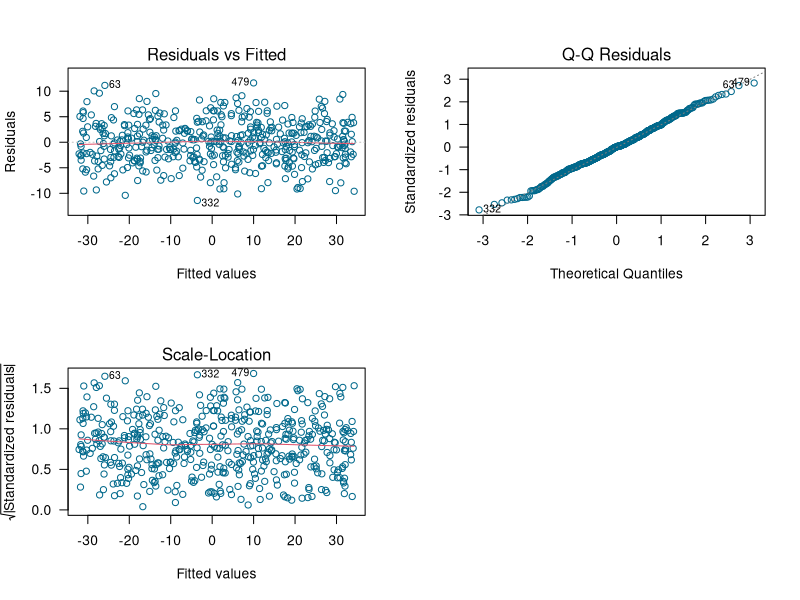
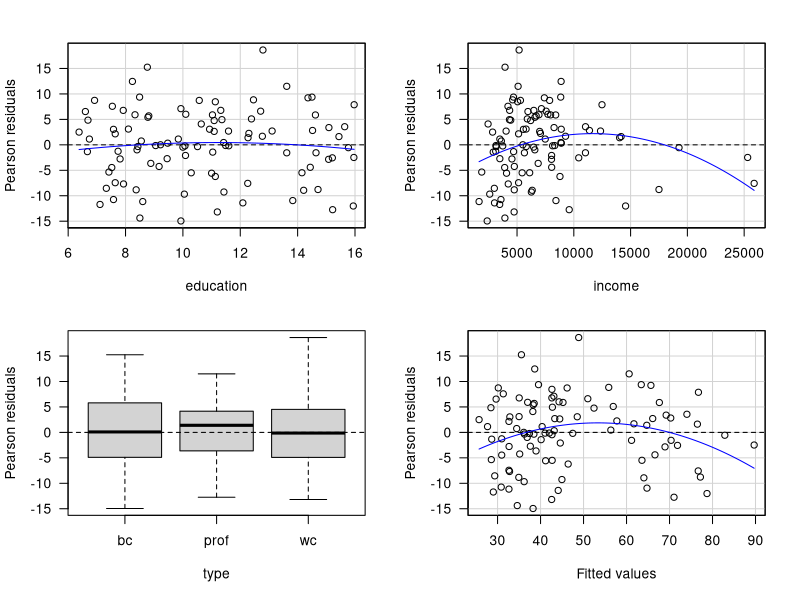
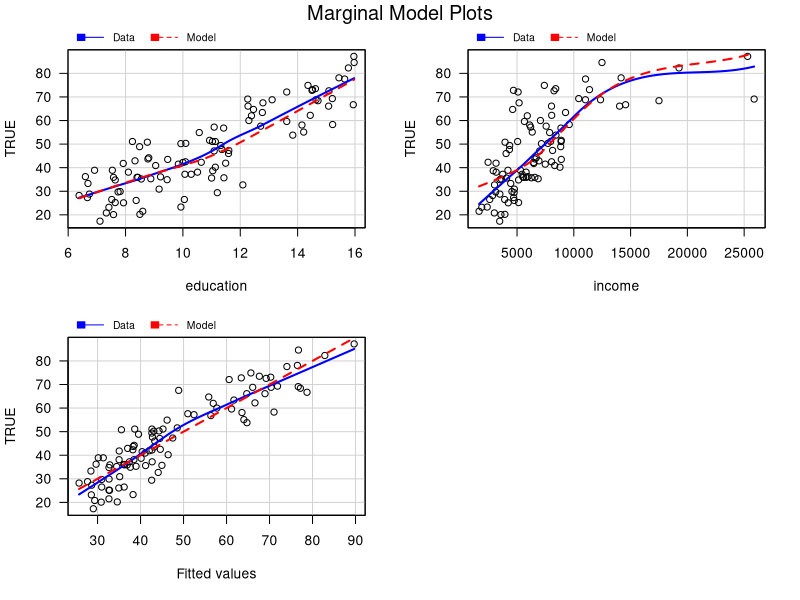
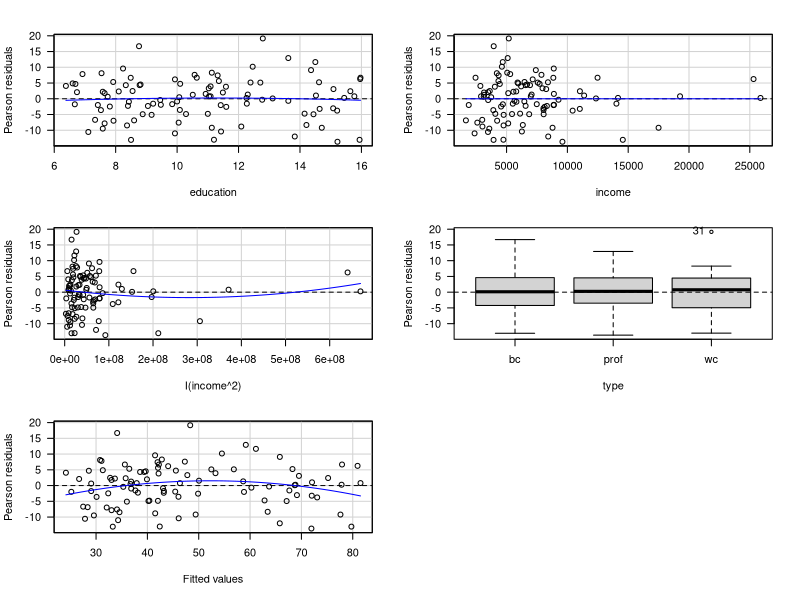

Generate these figures, in order, with R:
## ---- chunk 1
gen_dat <- function(n) {
  varianza <- 16
  x <- runif(n=n, min=-5, max=6)
  media <- 4 - 6 * x
  y <- rnorm(n=n, mean=media, sd=sqrt(varianza))
  marco_datos <- data.frame(y=y, x=x)
  return(marco_datos)
}

datos <- gen_dat(n=500)
mod <- lm(y ~ x, data=datos)
## ---- chunk 2
par(mfrow=c(2, 2))
plot(mod, las=1, col='deepskyblue4', which=1:3)
## ---- chunk 3
library(car)
prestige_mod1 <- lm (prestige ~ education + income + type, data=Prestige)
## ---- chunk 4
residualPlots(prestige_mod1, las=1)
## ---- chunk 5
marginalModelPlots(prestige_mod1, las=1)
## ---- chunk 6
prestige_mod2 <- lm (prestige ~ education + income + I(income^2) + type, data=Prestige)
## ---- chunk 7
residualPlots(prestige_mod2, las=1)
## ---- chunk 8
anova(prestige_mod1, prestige_mod2)
